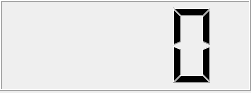
<?xml version="1.0" encoding="UTF-8"?>
<ui version="4.0">
 <class>lcdClockClass</class>
 <widget class="QDialog" name="lcdClockClass">
  <property name="geometry">
   <rect>
    <x>0</x>
    <y>0</y>
    <width>251</width>
    <height>93</height>
   </rect>
  </property>
  <property name="windowTitle">
   <string/>
  </property>
  <widget class="QLCDNumber" name="m_lcdDisplay">
   <property name="geometry">
    <rect>
     <x>0</x>
     <y>0</y>
     <width>251</width>
     <height>91</height>
    </rect>
   </property>
   <property name="digitCount">
    <number>4</number>
   </property>
   <property name="mode">
    <enum>QLCDNumber::Dec</enum>
   </property>
  </widget>
 </widget>
 <layoutdefault spacing="6" margin="11"/>
 <resources>
  <include location="lcdclock.qrc"/>
 </resources>
 <connections/>
</ui>
